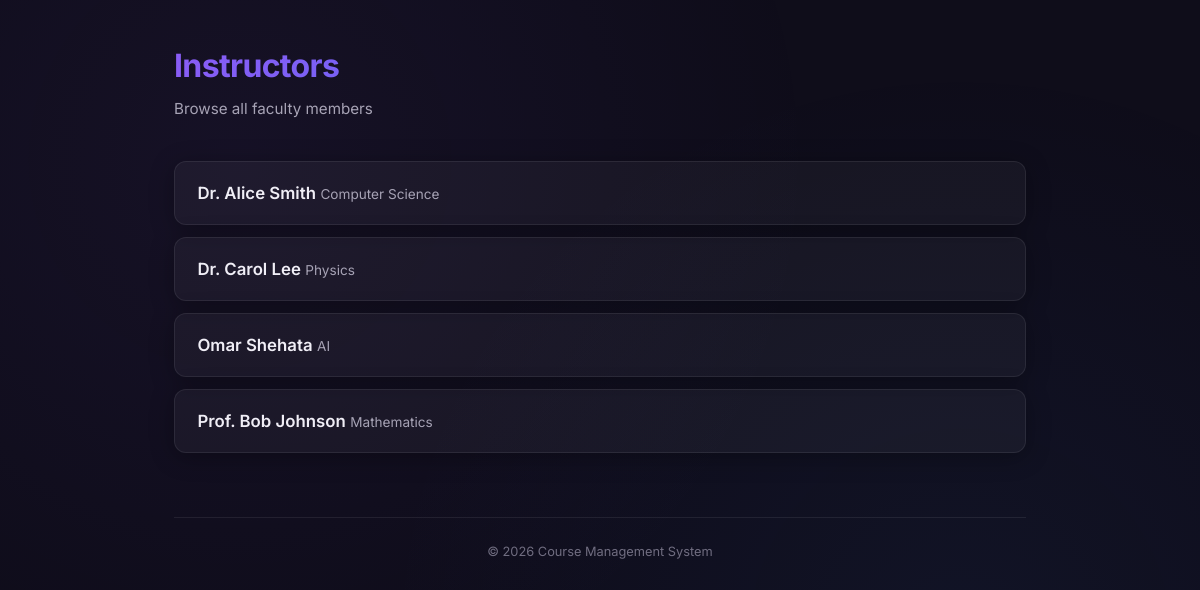
The page / on the database its author committed.
### instructor/models.py (models this page shows, shortened)
class Instructor(models.Model):
    name = models.CharField(max_length=100)
    email = models.EmailField(unique=True)
    department = models.CharField(max_length=100)
    class Meta:
        ordering = ["name"]

### instructor/views.py (the view)
# urls.py: path('', views.instructor_list, name='instructor_list'),
def instructor_list(request):
    instructors = Instructor.objects.all()
    return render(request, "instructor/instructor_list.html", {"instructors": instructors})

### instructor/templates/instructor/instructor_list.html (shortened to what this page needs)
{% extends "base.html" %}
{% block content %}
<header class="page-header">
    <h1>Instructors</h1>
    <p class="subtitle">Browse all faculty members</p>
</header>
<ul class="card-list">
    {% for instructor in instructors %}
    <li class="card-item">
        <a href="{% url 'instructor_detail' instructor.pk %}">
            <span class="card-title">{{ instructor.name }}</span>
            <span class="card-meta">{{ instructor.department }}</span>
        </a>
    </li>
    {% empty %}
    <li class="empty-state">No instructors available.</li>
    {% endfor %}
</ul>
{% endblock %}

### static/css/style.css (style rules this page uses)
:root { --bg-primary: #0f0d1a; --bg-secondary: #1a1726; --bg-card: rgba(255, 255, 255, 0.04); --bg-card-hover: rgba(255, 255, 255, 0.08); --border-color: rgba(255, 255, 255, 0.08); --text-primary: #f0eef6; --text-secondary: #a7a3b5; --text-muted: #706d80; --accent: #8b5cf6; --accent-light: #a78bfa; --accent-glow: rgba(139, 92, 246, 0.25); --gradient: linear-gradient(135deg, #8b5cf6, #6366f1, #3b82f6); --radius: 12px; --radius-sm: 8px; --shadow: 0 4px 24px rgba(0, 0, 0, 0.3); --shadow-hover: 0 8px 40px rgba(0, 0, 0, 0.45); --transition: 0.25s cubic-bezier(0.4, 0, 0.2, 1); }
*, *::before, *::after { box-sizing: border-box; margin: 0; padding: 0; }
html { font-size: 16px; scroll-behavior: smooth; }
body { font-family: 'Inter', system-ui, -apple-system, sans-serif; background: var(--bg-primary); color: var(--text-primary); line-height: 1.6; min-height: 100vh; -webkit-font-smoothing: antialiased; }
body::before { content: ''; position: fixed; inset: 0; background-image: radial-gradient(circle at 20% 20%, rgba(139, 92, 246, 0.06) 0%, transparent 50%), radial-gradient(circle at 80% 80%, rgba(59, 130, 246, 0.06) 0%, transparent 50%); pointer-events: none; z-index: 0; }
.page-header { margin-bottom: 2.5rem; }
.page-header h1 { font-size: 2rem; font-weight: 700; letter-spacing: -0.02em; background: var(--gradient); -webkit-background-clip: text; -webkit-text-fill-color: transparent; background-clip: text; }
.page-header .subtitle { color: var(--text-secondary); font-size: 0.95rem; margin-top: 0.35rem; }
.card-list { list-style: none; display: flex; flex-direction: column; gap: 0.75rem; }
.card-item { background: var(--bg-card); border: 1px solid var(--border-color); border-radius: var(--radius); padding: 1.1rem 1.4rem; transition: all var(--transition); box-shadow: var(--shadow); }
.card-item a { text-decoration: none; color: var(--text-primary); display: block; }
.card-item .card-title { font-size: 1.05rem; font-weight: 600; margin-bottom: 0.2rem; transition: color var(--transition); }
.card-item .card-meta { font-size: 0.85rem; color: var(--text-secondary); }

### rows shown on the page
Instructor: name "Dr. Alice Smith", department "Computer Science"
Instructor: name "Dr. Carol Lee", department "Physics"
Instructor: name "Omar Shehata", department "AI"
Instructor: name "Prof. Bob Johnson", department "Mathematics"
